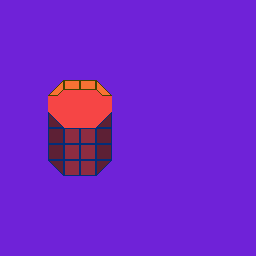

A level layout from a 2D game, rendered from its tile map. Below: a short description, then the map file with its tile-grid data intact:
An orthogonal 16x16 tile map with 16x16 px tiles, 3 tile layers (terrain, platforms, :geom_coll:), 2 tilesets.

<map version="1.8" tiledversion="1.8.2" orientation="orthogonal" renderorder="right-down" width="16" height="16" tilewidth="16" tileheight="16" infinite="0" nextlayerid="7" nextobjectid="1">
 <tileset firstgid="1" source="../tsx/debug-terrain.tsx" />
 <tileset firstgid="65" source="../tsx/collision.tsx" />
 <group id="2" name="floor">
  <layer id="1" name="terrain" width="16" height="16">
   <data encoding="csv">
34,34,34,34,34,34,34,34,34,34,34,34,34,34,34,34,
34,34,34,34,34,34,34,34,34,34,34,34,34,34,34,34,
34,34,34,34,34,34,34,34,34,34,34,34,34,34,34,34,
34,34,34,34,34,34,34,34,34,34,34,34,34,34,34,34,
34,34,34,34,34,34,34,34,34,34,34,34,34,34,34,34,
34,34,34,34,34,34,34,34,34,34,34,34,34,34,34,34,
34,34,34,34,34,34,34,34,34,34,34,34,34,34,34,34,
34,34,34,34,34,34,34,34,34,34,34,34,34,34,34,34,
34,34,34,34,34,34,34,34,34,34,34,34,34,34,34,34,
34,34,34,34,34,34,34,34,34,34,34,34,34,34,34,34,
34,34,34,34,34,34,34,34,34,34,34,34,34,34,34,34,
34,34,34,34,34,34,34,34,34,34,34,34,34,34,34,34,
34,34,34,34,34,34,34,34,34,34,34,34,34,34,34,34,
34,34,34,34,34,34,34,34,34,34,34,34,34,34,34,34,
34,34,34,34,34,34,34,34,34,34,34,34,34,34,34,34,
34,34,34,34,34,34,34,34,34,34,34,34,34,34,34,34
</data>
  </layer>
 </group>
 <group id="4" name="platforms">
  <layer id="6" name="platforms" width="16" height="16">
   <data encoding="csv">
0,0,0,0,0,0,0,0,0,0,0,0,0,0,0,0,
0,0,0,0,0,0,0,0,0,0,0,0,0,0,0,0,
0,0,0,0,0,0,0,0,0,0,0,0,0,0,0,0,
0,0,0,0,0,0,0,0,0,0,0,0,0,0,0,0,
0,0,0,0,0,0,0,0,0,0,0,0,0,0,0,0,
0,0,0,1,2,2,3,0,0,0,0,0,0,0,0,0,
0,0,0,2,2,2,2,0,0,0,0,0,0,0,0,0,
0,0,0,9,2,2,11,0,0,0,0,0,0,0,0,0,
0,0,0,17,26,26,17,0,0,0,0,0,0,0,0,0,
0,0,0,17,26,26,17,0,0,0,0,0,0,0,0,0,
0,0,0,25,26,26,27,0,0,0,0,0,0,0,0,0,
0,0,0,0,0,0,0,0,0,0,0,0,0,0,0,0,
0,0,0,0,0,0,0,0,0,0,0,0,0,0,0,0,
0,0,0,0,0,0,0,0,0,0,0,0,0,0,0,0,
0,0,0,0,0,0,0,0,0,0,0,0,0,0,0,0,
0,0,0,0,0,0,0,0,0,0,0,0,0,0,0,0
</data>
  </layer>
  <layer id="5" name=":geom_coll:" width="16" height="16">
   <properties>
    <property name="type" value="geom_coll" />
   </properties>
   <data encoding="csv">
0,0,0,0,0,0,0,0,0,0,0,0,0,0,0,0,
0,0,0,0,0,0,0,0,0,0,0,0,0,0,0,0,
0,0,0,0,0,0,0,0,0,0,0,0,0,0,0,0,
0,0,0,0,0,0,0,0,0,0,0,0,0,0,0,0,
0,0,0,0,0,0,0,0,0,0,0,0,0,0,0,0,
0,0,0,65,66,66,67,0,0,0,0,0,0,0,0,0,
0,0,0,0,0,0,0,0,0,0,0,0,0,0,0,0,
0,0,0,73,0,0,75,0,0,0,0,0,0,0,0,0,
0,0,0,82,82,82,82,0,0,0,0,0,0,0,0,0,
0,0,0,82,82,82,82,0,0,0,0,0,0,0,0,0,
0,0,0,81,82,82,83,0,0,0,0,0,0,0,0,0,
0,0,0,0,0,0,0,0,0,0,0,0,0,0,0,0,
0,0,0,0,0,0,0,0,0,0,0,0,0,0,0,0,
0,0,0,0,0,0,0,0,0,0,0,0,0,0,0,0,
0,0,0,0,0,0,0,0,0,0,0,0,0,0,0,0,
0,0,0,0,0,0,0,0,0,0,0,0,0,0,0,0
</data>
  </layer>
 </group>
</map>
